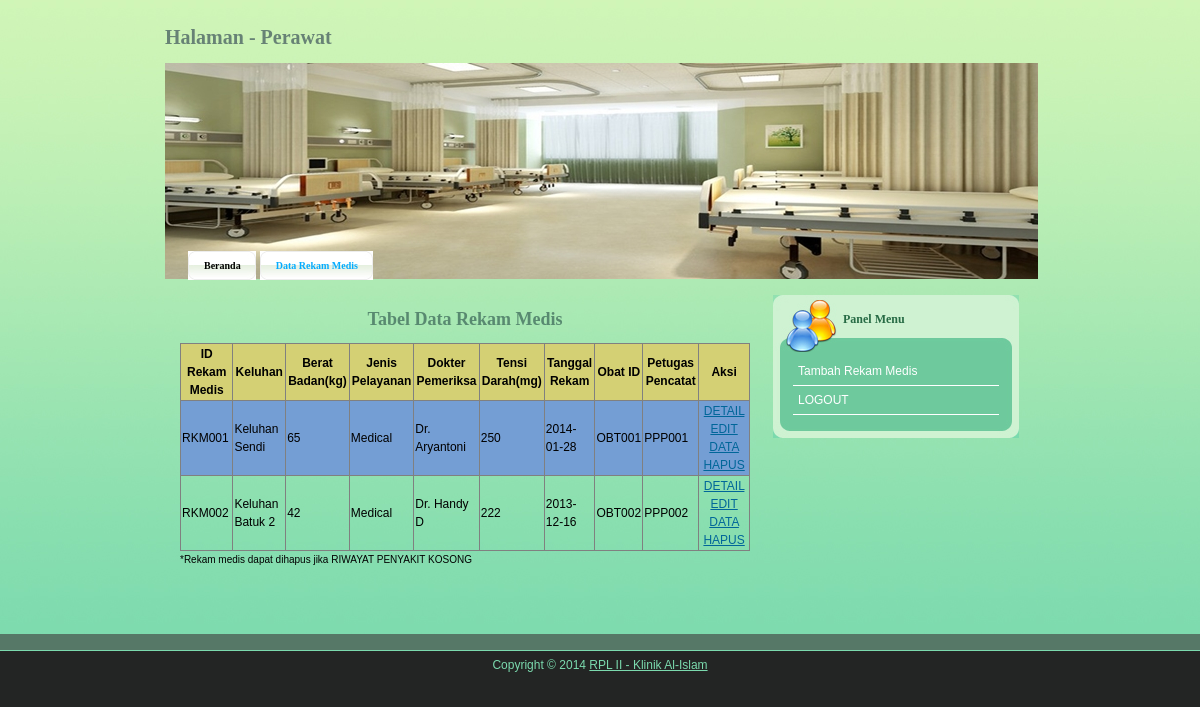
The app's page /perawat_rekam.php with its own data.
### tables this page shows
CREATE TABLE IF NOT EXISTS `rekam_medis` (
  `rekam_id` char(6) NOT NULL,
  `rekam_keluhan` varchar(70) DEFAULT NULL,
  `rekam_beratbadan` int(11) DEFAULT NULL,
  `rekam_pelayanan` varchar(20) DEFAULT NULL,
  `rekam_pemeriksa` varchar(20) DEFAULT NULL,
  `rekam_tensidarah` char(5) DEFAULT NULL,
  `rekam_tgl` date DEFAULT NULL,
  `obat_id` char(6) DEFAULT NULL,
  `petugas_id` char(6) DEFAULT NULL,
  PRIMARY KEY (`rekam_id`),
  KEY `obat_id` (`obat_id`),
  KEY `petugas_id` (`petugas_id`)
);

### perawat_rekam.php (the view, shortened to what this page needs)
<!DOCTYPE html PUBLIC "-//W3C//DTD XHTML 1.0 Transitional//EN" "http://www.w3.org/TR/xhtml1/DTD/xhtml1-transitional.dtd">
<html xmlns="http://www.w3.org/1999/xhtml">
		<head>
		<link href="adsi.css" rel="stylesheet" type="text/css" />
		</head>
<body>
	<div id="templatemo_top_bg">
   	  <div class="templatemo_container">
        	<div id="templatemo_header">
            	<div id="templatemo_logo">
	            	Halaman - Perawat
                </div>
                <div id="templatemo_header_bottom">
                	<div id="templatemo_menu">
                    	<ul>
                        	<li><a href="perawat_beranda.php"><b>Beranda</b></a></li>
							<li class="current"><a href="perawat_rekam.php"><b>Data Rekam Medis</b></a></li>
                        </ul>
                    </div>
                </div>
            </div>
            <div id="templatemo_content">
            	<div id="templatemo_content_left">
                	<div class="templatemo_post">
						<?php
						include 'includes/koneksi.php';
						?>
						<h1 align="center">Tabel Data Rekam Medis</h1>
						<table border="1">
							<thead>
								<tr>
									<th>ID Rekam Medis</th>
									<th>Keluhan</th>
									<th>Berat Badan(kg)</th>
									<th>Jenis Pelayanan</th>
									<th>Dokter Pemeriksa</th>
									<th>Tensi Darah(mg)</th>
									<th>Tanggal Rekam</th>
									<th>Obat ID</th>
									<th>Petugas Pencatat</th>
									<th>Aksi</th>
								</tr>
							</thead>
							<tbody>
							<?php
							$sql = "select * from rekam_medis join obat using (obat_id) join petugas using (petugas_id) ORDER BY rekam_id";
							foreach ($dbh->query($sql) as $data) :
							?>
								<tr>
									<td><?php echo $data['rekam_id']?></td>
									<td><?php echo $data['rekam_keluhan'] ?></td>
									<td><?php echo $data['rekam_beratbadan'] ?></td>
									<td><?php echo $data['rekam_pelayanan'] ?> </td>
									<td><?php echo $data['rekam_pemeriksa'] ?></td>
									<td><?php echo $data['rekam_tensidarah'] ?></td>
									<td><?php echo $data['rekam_tgl'] ?></td>
									<td><?php echo $data['obat_id'] ?></td>
									<td><?php echo $data['petugas_id'] ?></td>
									<td align="center">
										<a href="perawat_det.php?id=<?php echo $data['rekam_id'] ?>">DETAIL</a>
										<a href="perawat_editrekam.php?id=<?php echo $data['rekam_id'] ?>">EDIT DATA</a>
										<a href="perawat_hapus.php?id=<?php echo $data['rekam_id'] ?>" onclick="return confirm('Anda yakin akan menghapus data?')">HAPUS</a>
									</td>
								</tr>
							<?php
							endforeach;
							?>
							</tbody>
						</table>
						<p align="right"><font size="1" color="black">*Rekam medis dapat dihapus jika RIWAYAT PENYAKIT KOSONG</font></p>
						<br/>
                    </div>
              </div>
              <div id="templatemo_content_right">
                    <div class="templatemo_section">
                    	<div class="templatemo_section_2_top">
                        Panel Menu
                        </div>
                        <div class="templatemo_section_2_mid">
                        <ul>
							<li><a href="perawat_tambahrekam.php">Tambah Rekam Medis</a></li>
                        	<li><a href="index.php">LOGOUT</a> </li>
						</ul>
                        </div>
                        <div class="templatemo_section_2_bottom">
                        </div>
                    </div>
                </div>
                <div class="cleaner_with_height"></div>
        </div>
        <div class="cleaner_with_height"></div>
   	  </div>
    </div>
    <div id="templatemo_bottom_bg">
    	<div class="templatemo_container">
        	<div id="templatemo_bottom_panel">
			</div>
            <div class="cleaner_with_height"></div>
        </div>
    </div>
    <?php include 'includes/footer.php'; ?>
</body>
</html>

### adsi.css (style rules this page uses)
html { background: #232524; }
body { margin: 0; padding:0; font-family: Arial, Helvetica, sans-serif; font-size: 12px; line-height: 1.5em; width: 100%; display: table; }
a:link, a:visited { color: #006699; text-decoration: underline; }
.templatemo_container { width: 900px; margin: auto; }
#templatemo_bottom_bg { width: 100%; background: #567867; border-bottom: 1px solid #7bdaae; }
#templatemo_top_bg { width: 100%; background: #7bdaae url(images/templatemo_bg.jpg) repeat-x; }
#templatemo_header { width: 100%; height: 280px; }
#templatemo_logo { float: left; width: 600px; height: 20px; font-family: Tahoma; font-size: 20px; font-weight: bold; color: #678275; margin: 28px 0 0 15px; padding: 0; }
#templatemo_header_bottom { float: left; width: 873px; height: 216px; background: url(images/templatemo_header.jpg) no-repeat; margin: 15px 0 0 15px; }
#templatemo_menu { width: 465px; height: 29px; margin: 170px 0 0 23px; padding: 0; }
#templatemo_menu ul { list-style: none; display: inline; }
#templatemo_menu li a { float: left; display: block; color: #000; background: url(images/templatemo_menu_left.jpg) no-repeat; text-decoration: none; font-family: Tahoma; font-size: 10px; margin: 0 4px 0 0; padding: 0; height: 29px; line-height: 29px; text-align: center; cursor: pointer; }
#templatemo_menu li a b { float: left; display: block; margin: 0 0 0 6px; padding: 0 15px 0 10px; background: url(images/templatemo_menu_right.jpg) right top no-repeat; color: #000; }
#templatemo_menu li.current a, #templatemo_menu li a:hover, #templatemo_menu li.current a b, #templatemo_menu li a:hover b { color: #05acff; }
#templatemo_content { margin: 15px; padding: 0; }
#templatemo_content_left { float: left; width: 600px; }
#templatemo_content_left .templatemo_post { margin: 15px; padding: 0; }
.templatemo_post h1 { font-family: Tahoma; font-size: 18px; color: #588970; margin: 0 0 15px 0; padding: 0; }
.templatemo_post p { font-family: Arial; font-size: 12px; color: #46574d; text-align: justify; margin: 0 0 15px 0; padding: 0; }
#templatemo_content_right { float: right; width: 250px; margin: 0 12px 0 0 ; padding: 0; }
.templatemo_section { margin: 0 0 15px 0; padding: 0; }
.templatemo_section_2_top { width: 176px; height: 42px; font-family: Tahoma; font-weight: bold; font-size: 12px; color: #276b45; background: url(images/templatemo_section_2_top_bg.jpg) no-repeat; margin: 0; padding: 15px 0 0 70px; }
.templatemo_section_2_mid { width: 246px; background: url(images/templatemo_section_2_mid_bg.jpg) repeat-y; margin: 0; padding: 5px 0; }
.templatemo_section_2_bottom { width: 246px; height: 18px; background: url(images/templatemo_section_2_bottom_bg.jpg) no-repeat; }
.templatemo_section_2_mid ul { list-style: none; margin: 0 20px; padding: 0; }
.templatemo_section_2_mid li { border-bottom: 1px solid #fff; margin: 0; padding: 5px; }
.templatemo_section_2_mid li a { color: #fff; text-decoration: none; }
#templatemo_bottom_panel { width: 100%; margin: 0; padding: 15px 0 0 0; }
.cleaner_with_height { clear: both; height: 1px; }

### perawat_rekam.php (style rules this page uses)
tbody > tr:nth-child(2n+1) > td, tbody > tr:nth-child(2n+1) > th { background-color: #749ED4; }
table { width: 100%; margin: auto; border-collapse: collapse; box-shadow: darkgrey 3px; }
thead tr { background-color: #D4D074; }

### records on screen
rekam_medis: rekam_id "RKM001", rekam_keluhan "Keluhan Sendi", rekam_beratbadan "65", rekam_pelayanan "Medical", rekam_pemeriksa "Dr. Aryantoni", rekam_tensidarah "250", rekam_tgl "2014-01-28", obat "OBT001", petugas "PPP001"
rekam_medis: rekam_id "RKM002", rekam_keluhan "Keluhan Batuk 2", rekam_beratbadan "42", rekam_pelayanan "Medical", rekam_pemeriksa "Dr. Handy D", rekam_tensidarah "222", rekam_tgl "2013-12-16", obat "OBT002", petugas "PPP002"
